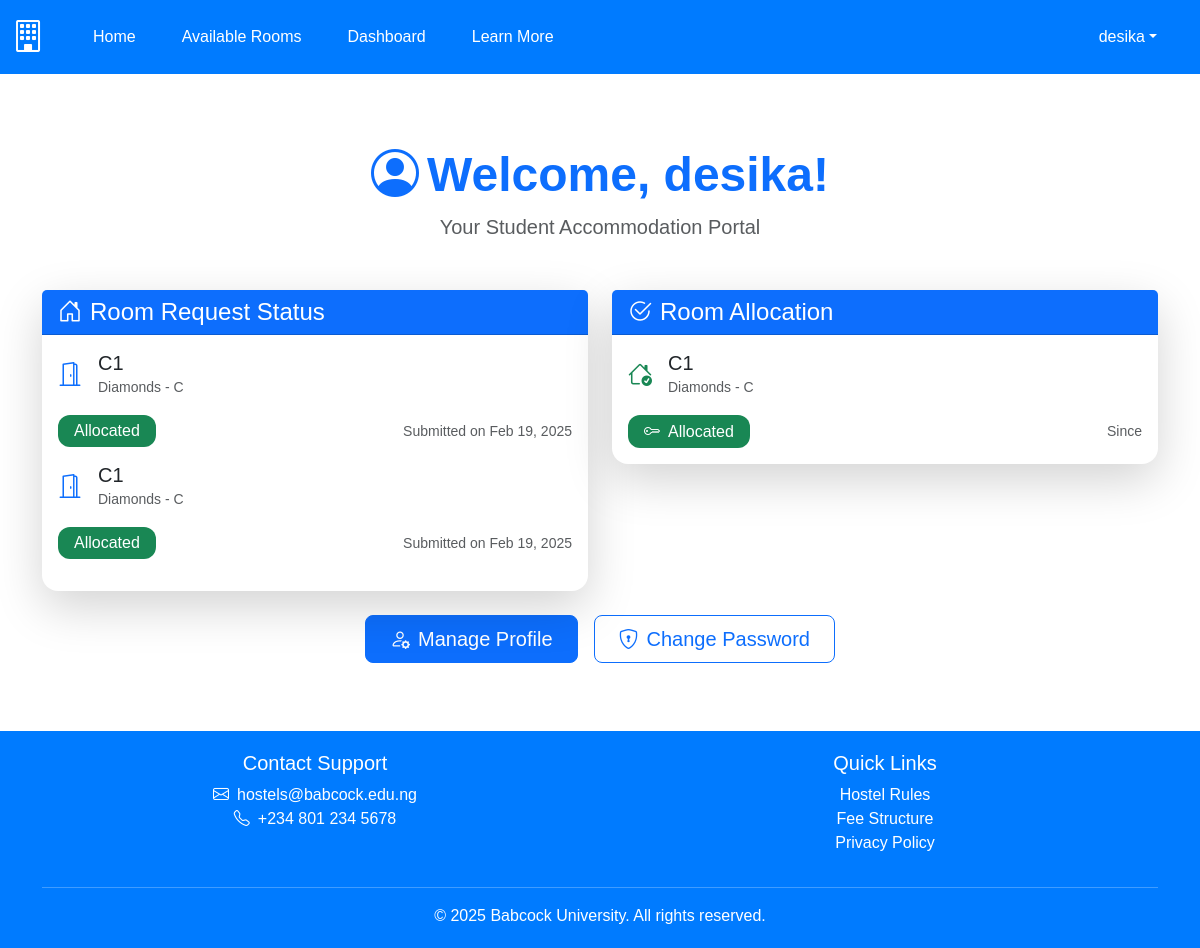
Screenshot of /user/dashboard/ (signed in) with the database file from the repository.
### userauth/models.py (models this page shows, shortened)
class Request(models.Model):
    student = models.ForeignKey(
        User, on_delete=models.CASCADE, related_name="requests",
        help_text="The student making the request"
    )
    hostel = models.ForeignKey(
        Hostel, on_delete=models.CASCADE, related_name="requests",
        help_text="The requested hostel"
    )
    block = models.ForeignKey(
        Block, on_delete=models.CASCADE, related_name="requests",
        help_text="The requested block"
    )
    room = models.ForeignKey(
        Room, on_delete=models.CASCADE, related_name="requests",
        help_text="The requested room"
    )
    created_at = models.DateTimeField(auto_now_add=True)
    priority = models.PositiveIntegerField(default=0, help_text="Priority level based on student's condition")  # ✅ Add this
    STATUS_CHOICES = [
        ('Pending', 'Pending'),
        ('Allocated', 'Allocated'),
        ('Rejected', 'Rejected')
    ]
    status = models.CharField(
        max_length=10,
        choices=STATUS_CHOICES,
        default='Pending'
    )
    rejection_reason = models.TextField(blank=True, null=True)
    rejected_at = models.DateTimeField(null=True, blank=True)
    read = models.BooleanField(default=False)
    class Meta:
        ordering = ['created_at']

class Room(models.Model):
    block = models.ForeignKey(Block, on_delete=models.CASCADE, related_name="rooms")
    name = models.CharField(max_length=10)  # e.g., A1, A2
    capacity = models.PositiveIntegerField()  # Maximum number of occupants
    occupied_beds = models.PositiveIntegerField(default=0)  # Current number of occupants
    class Meta:
        unique_together = ('block', 'name')  # Ensure no duplicate rooms in a block

class Hostel(models.Model):
    name = models.CharField(max_length=100, unique=True)
    gender = models.CharField(choices=GENDER, max_length=10)
    created_at = models.DateTimeField(auto_now_add=True)
    updated_at = models.DateTimeField(auto_now=True)
    assigned_levels = models.ManyToManyField(
        Level,
        related_name="hostels",
        blank=True,
        help_text="Levels to which this hostel is assigned"
    )

class Block(models.Model):
    hostel = models.ForeignKey(Hostel, on_delete=models.CASCADE, related_name="blocks")
    name = models.CharField(max_length=1)
    number_of_rooms = models.PositiveIntegerField(default=0)
    class Meta:
        unique_together = ('hostel', 'name')

class Allocation(models.Model):
    student = models.OneToOneField(
        User, on_delete=models.CASCADE, related_name="allocation",
        help_text="The student being allocated"
    )
    room = models.ForeignKey(Room, on_delete=models.CASCADE, related_name="allocations")
    condition = models.ForeignKey(
        Condition, on_delete=models.SET_NULL, null=True, blank=True,
        help_text="The priority condition for the allocation"
    )
    allocated_at = models.DateTimeField(auto_now_add=True)

### userauth/views.py (the view)
# urls.py: path('dashboard/', views.StudentDashboardView, name='student_dashboard'),
@login_required
def StudentDashboardView(request):
    requests = Request.objects.filter(student=request.user)
    unread = requests.filter(status='Rejected', read=False)
    unread.update(read=True)
    context = {
        'requests': requests,
        'allocation_data': Allocation.objects.filter(student=request.user).first()
    }
    return render(request, "userauth/student_dashboard.html", context)

### templates/userauth/student_dashboard.html (shortened to what this page needs)
{% extends "hostel/index.html" %}
{% load static %}
{% block main-content %}
<div class="container py-5">
    <div class="text-center mb-5">
        <h1 class="display-5 fw-bold text-primary">
            <i class="bi bi-person-circle me-2"></i>Welcome, {{ request.user.username }}!
        </h1>
        <p class="lead text-muted">Your Student Accommodation Portal</p>
    </div>
    <div class="row g-4">
        <div class="col-lg-6">
            <div class="card shadow-lg border-0">
                <div class="card-header bg-primary text-white">
                    <h4 class="mb-0">
                        <i class="bi bi-house-door me-2"></i>Room Request Status
                    </h4>
                </div>
                <div class="card-body">
                    {% if requests %}
                        {% for req in requests %}
                            {% if req.status != 'Rejected' %}
                            <div class="d-grid gap-3 mb-3">
                                <div class="d-flex align-items-center">
                                    <i class="bi bi-door-open fs-4 text-primary me-3"></i>
                                    <div>
                                        <h5 class="mb-0">{{ req.room.name }}</h5>
                                        <small class="text-muted">{{ req.hostel.name }} - {{ req.block.name }}</small>
                                    </div>
                                </div>
                                <div class="d-flex justify-content-between align-items-center">
                                    <span class="badge bg-{% if req.status == 'Allocated' %}success{% else %}warning{% endif %} fs-6">
                                        {{ req.status }}
                                    </span>
                                    <small class="text-muted">Submitted on {{ req.created_at|date:"M d, Y" }}</small>
                                </div>
                            </div>
                            {% endif %}
                        {% endfor %}
                    {% endif %}
                </div>
            </div>
        </div>
        <div class="col-lg-6">
            <div class="card shadow-lg border-0">
                <div class="card-header bg-primary text-white">
                    <h4 class="mb-0">
                        <i class="bi bi-check2-circle me-2"></i>Room Allocation
                    </h4>
                </div>
                <div class="card-body">
                    {% if allocation_data %}
                    <div class="d-grid gap-3">
                        <div class="d-flex align-items-center">
                            <i class="bi bi-house-check fs-4 text-success me-3"></i>
                            <div>
                                <h5 class="mb-0">{{ allocation_data.room.name }}</h5>
                                <small class="text-muted">{{ allocation_data.room.block.hostel.name }} - {{ allocation_data.room.block.name }}</small>
                            </div>
                        </div>
                        <div class="d-flex justify-content-between align-items-center">
                            <span class="badge bg-success fs-6">
                                <i class="bi bi-key me-2"></i>Allocated
                            </span>
                            <small class="text-muted">Since {{ allocation_data.created_at|date:"M d, Y" }}</small>
                        </div>
                    </div>
                    {% endif %}
                </div>
            </div>
        </div>
        <div class="col-12 mt-4">
            <div class="d-grid gap-3 d-md-flex justify-content-md-center">
                <a href="{% url 'userauth:profile' %}" class="btn btn-primary btn-lg px-4">
                    <i class="bi bi-person-gear me-2"></i>Manage Profile
                </a>
                <a href="{% url 'userauth:changepassword' %}" class="btn btn-outline-primary btn-lg px-4">
                    <i class="bi bi-shield-lock me-2"></i>Change Password
                </a>
            </div>
        </div>
    </div>
</div>
{% endblock main-content %}

### templates/hostel/index.html (shortened to what this page needs)
<!DOCTYPE html>
<html lang="en">
{% load static %}
<head>
    <link rel="stylesheet" href="https://cdn.jsdelivr.net/npm/bootstrap-icons@1.11.1/font/bootstrap-icons.css">
    <link href="https://cdn.jsdelivr.net/npm/bootstrap@5.3.3/dist/css/bootstrap.min.css" rel="stylesheet" />
</head>
<body>
    <nav class="navbar navbar-expand-lg navbar-dark">
        <div class="container-fluid">
            <a class="navbar-brand" href="/">
                <i class="bi bi-building navbar-brand-icon text-white"></i>
            </a>
            <div class="collapse navbar-collapse" id="navbarSupportedContent">
                <ul class="navbar-nav me-auto mb-2 mb-lg-0">
                    {% if request.user.is_authenticated %}
                    <li class="nav-item">
                        <a class="nav-link active" aria-current="page" href="{% url 'userauth:home' %}">Home</a>
                    </li>
                    <li class="nav-item">
                        <a class="nav-link active" href="{% url 'userauth:occupied_rooms' %}">Available Rooms</a>
                    </li>
                    <li class="nav-item">
                        <a class="nav-link active" href="{% url 'userauth:student_dashboard' %}">
                            Dashboard
                        </a>
                    </li>
                    <li class="nav-item">
                        <a href="{% url "userauth:about_us" %}" class="nav-link active">Learn More</a>
                    </li>
                    {% endif %}
                </ul>
                {% if request.user.is_authenticated %}
                <ul class="navbar-nav ms-auto">
                    <li class="nav-item dropdown mx-2">
                        <a class="nav-link dropdown-toggle text-white" href="#" id="profileDropdown" role="button" data-bs-toggle="dropdown" aria-expanded="false">{{ request.user }}</a>
                    </li>
                </ul>
                {% endif %}
            </div>
        </div>
    </nav>
    {% block main-content %}{% endblock main-content %}
    <footer class="footer">
        <div class="container">
            <div class="row">
                <div class="col-md-6">
                    <h5>Contact Support</h5>
                    <ul class="list-unstyled">
                        <li><i class="bi bi-envelope me-2"></i>hostels@babcock.edu.ng</li>
                        <li><i class="bi bi-telephone me-2"></i>+234 801 234 5678</li>
                    </ul>
                </div>
                <div class="col-md-6">
                    <h5>Quick Links</h5>
                    <ul class="list-unstyled">
                        <li><a href="#" class="text-white text-decoration-none">Hostel Rules</a></li>
                        <li><a href="#" class="text-white text-decoration-none">Fee Structure</a></li>
                        <li><a href="#" class="text-white text-decoration-none">Privacy Policy</a></li>
                    </ul>
                </div>
            </div>
            <hr>
            <p class="mb-0">&copy; 2025 Babcock University. All rights reserved.</p>
        </div>
    </footer>
</body>
</html>

### templates/userauth/student_dashboard.html (style rules this page uses)
.card { transition: transform 0.2s ease, box-shadow 0.2s ease; border-radius: 1rem; }
.badge { padding: 0.5em 1em; border-radius: 0.75rem; font-weight: 500; }

### rows the page displays
Request: room.name "C1", hostel.name "Diamonds", block.name "C", status "Allocated", created_at "Feb 19, 2025"
Request: room.name "C1", hostel.name "Diamonds", block.name "C", status "Allocated", created_at "Feb 19, 2025"
Allocation: room.name "C1", room.block.hostel.name "Diamonds", room.block.name "C"

### other values shown
{{ request.user }} "desika"
{{ request.user.username }} "desika"
